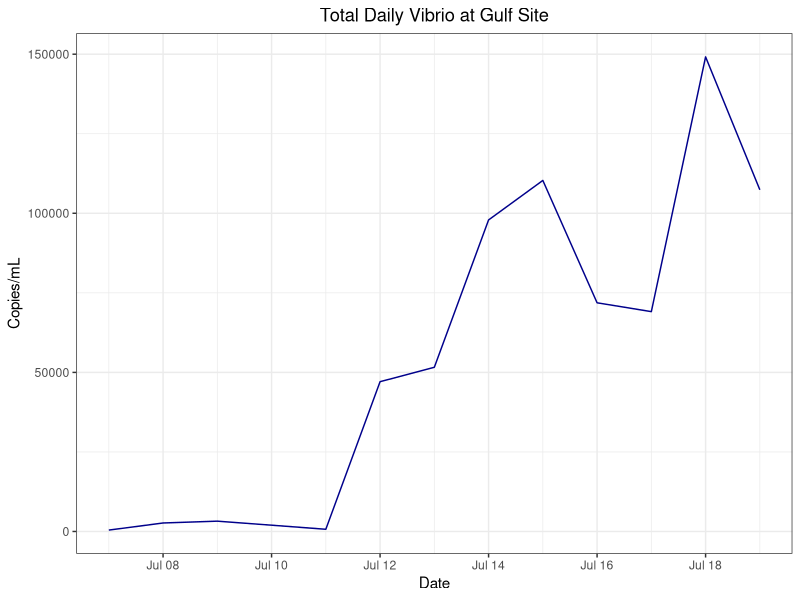
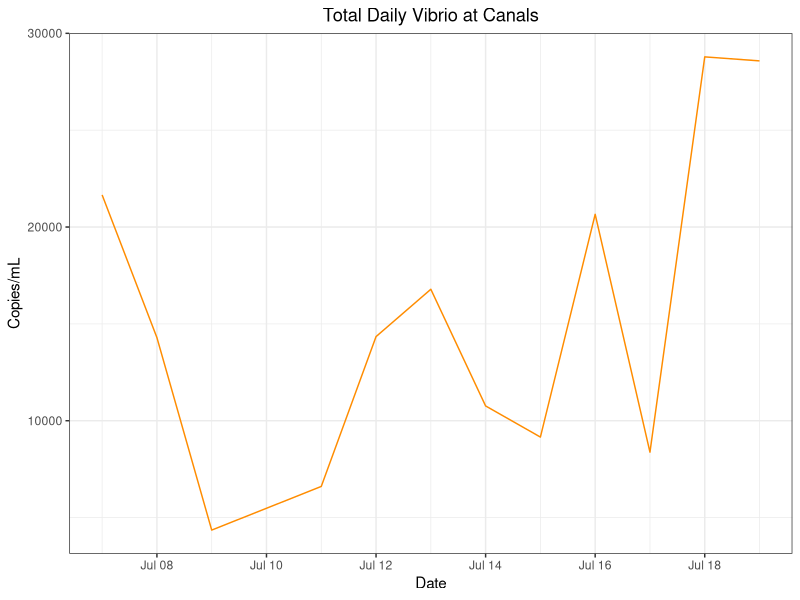
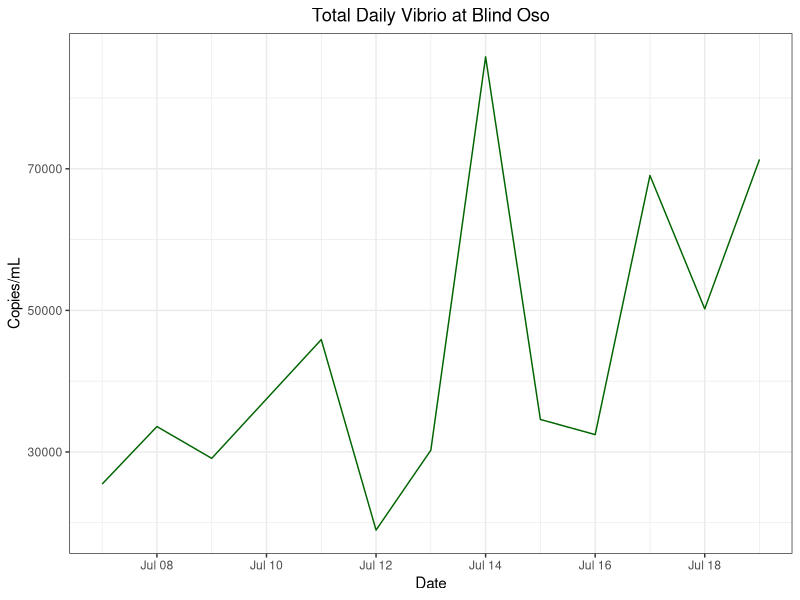
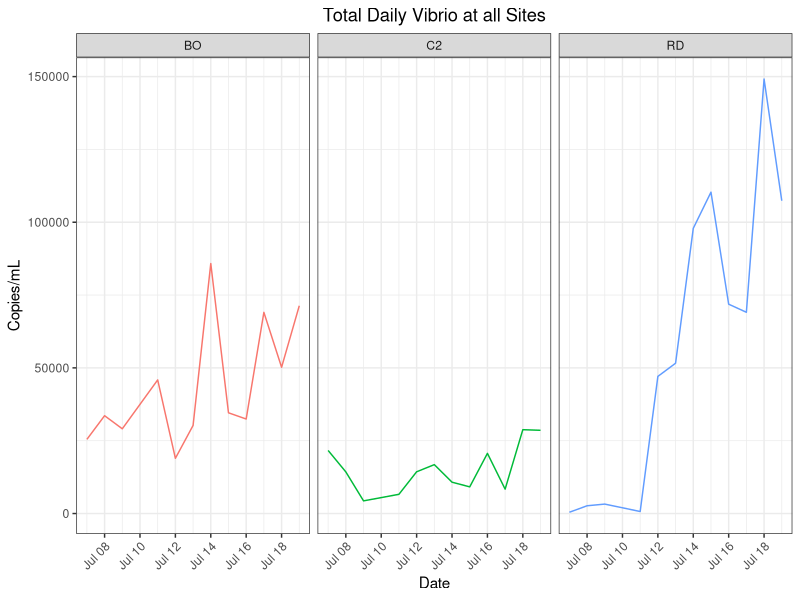

Reproduce these figures in R, in order.
## ---- chunk 1
library(tidyverse)
library(here)
## ---- chunk 2
copies<- read_csv(here("data", "processed_data", "clean_copies_date.csv")) #This is the clean_data.csv from copies_calculator but with date manually added in,
## ---- chunk 3
#Daily All Sites
daily<- copies %>%
  select(date,copies_mL,site,Type) %>%
  filter(Type %in% "Daily") %>%
drop_na() #Get rid of NAs


#Daily by Site
bo_daily <- daily %>% filter(site %in% "BO") #Blind Oso Bay
c2_daily <- daily %>% filter(site %in% "C2") #Canals
rd_daily <- daily %>% filter(site %in% "RD") #Gulf Site



## ---- chunk 4
rd_daily %>%
  ggplot() +geom_line(
    aes(x = date,
        y = copies_mL),
    color = "darkblue") +
  theme_bw() +
  labs(
    x = "Date",
    y = "Copies/mL",
    title = "Total Daily Vibrio at Gulf Site") +
  theme(plot.title = element_text(hjust = 0.5))
## ---- chunk 5
c2_daily %>%
  ggplot() +geom_line(
    aes(x = date,
        y = copies_mL),
    color = "darkorange") +
  theme_bw() +
  labs(
    x = "Date",
    y = "Copies/mL",
    title = "Total Daily Vibrio at Canals") +
  theme(plot.title = element_text(hjust = 0.5))
## ---- chunk 6
bo_daily %>%
  ggplot() +geom_line(
    aes(x = date,
        y = copies_mL),
    color = "darkgreen") +
  theme_bw() +
  labs(
    x = "Date",
    y = "Copies/mL",
    title = "Total Daily Vibrio at Blind Oso") +
  theme(plot.title = element_text(hjust = 0.5))
## ---- chunk 7
daily %>% ggplot()+geom_line(
  aes(x = date,
      y = copies_mL,
      color = site))+
  facet_wrap(~site) +
  theme_bw()+
  labs(
    x = "Date",
    y = "Copies/mL",
    title = "Total Daily Vibrio at all Sites") +
  theme(plot.title = element_text(hjust = 0.5)) + #center title
  theme(axis.text.x = element_text(angle = 45, hjust = 1)) + #Tilt x axis labels 
  theme(legend.position = "none") #Removes legend 
